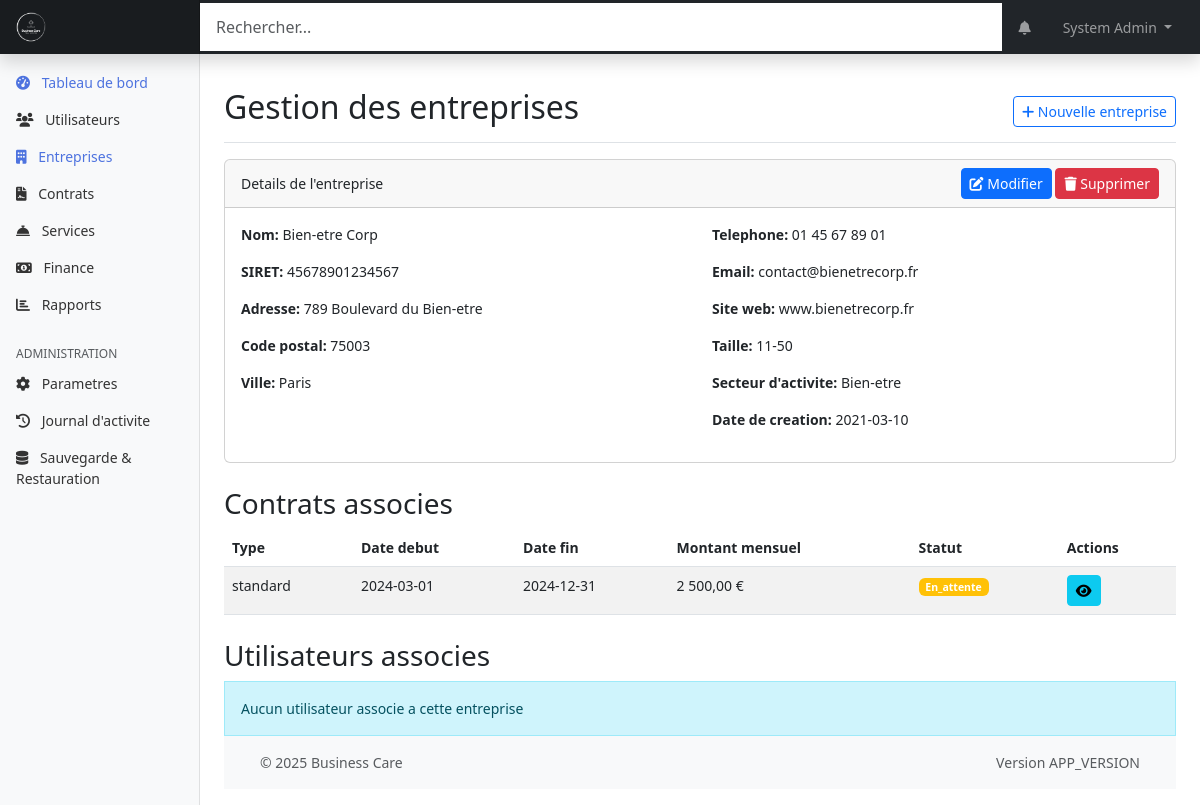
/web-admin/modules/companies/index.php?action=view&id=3 (signed in), run on the app's committed database.
### tables this page shows
CREATE TABLE entreprises (
    id INT PRIMARY KEY AUTO_INCREMENT,
    nom VARCHAR(255) NOT NULL,
    siret VARCHAR(14) UNIQUE,
    adresse TEXT,
    code_postal VARCHAR(10),
    ville VARCHAR(100),
    telephone VARCHAR(20),
    email VARCHAR(255),
    site_web VARCHAR(255),
    logo_url VARCHAR(255),
    taille_entreprise ENUM('1-10', '11-50', '51-200', '201-500', '500+'),
    secteur_activite VARCHAR(100),
    date_creation DATE,
    created_at TIMESTAMP DEFAULT CURRENT_TIMESTAMP,
    updated_at TIMESTAMP DEFAULT CURRENT_TIMESTAMP ON UPDATE CURRENT_TIMESTAMP,
    INDEX idx_siret (siret),
    INDEX idx_ville (ville)
);

CREATE TABLE contrats (
    id INT PRIMARY KEY AUTO_INCREMENT,
    entreprise_id INT NOT NULL,
    date_debut DATE NOT NULL,
    date_fin DATE,
    montant_mensuel DECIMAL(10,2),
    nombre_salaries INT,
    type_contrat ENUM('standard', 'premium', 'entreprise') NOT NULL,
    statut ENUM('actif', 'expire', 'resilie', 'en_attente') DEFAULT 'actif',
    conditions_particulieres TEXT,
    created_at TIMESTAMP DEFAULT CURRENT_TIMESTAMP,
    updated_at TIMESTAMP DEFAULT CURRENT_TIMESTAMP ON UPDATE CURRENT_TIMESTAMP,
    FOREIGN KEY (entreprise_id) REFERENCES entreprises(id),
    INDEX idx_dates (date_debut, date_fin),
    INDEX idx_statut (statut)
);

### web-admin/modules/companies/index.php (the view, shortened to what the rows shown need)
<?php
require_once '../../includes/page_functions/modules/companies.php';
$action = isset($_GET['action']) ? $_GET['action'] : '';
$id = isset($_GET['id']) ? (int)$_GET['id'] : 0;
$company = null;
if (($action === 'edit' || $action === 'view') && $id > 0) {
    $company = companiesGetDetails($id);
}
include_once '../../templates/header.php';
?>
<div class="container-fluid">
    <div class="row">
        <main class="col-md-9 ms-sm-auto col-lg-10 px-md-4">
            <div class="d-flex justify-content-between flex-wrap flex-md-nowrap align-items-center pt-3 pb-2 mb-3 border-bottom">
                <h1 class="h2">Gestion des entreprises</h1>
            </div>
            <?php if ($action === 'add' || $action === 'edit'): ?>
                <div class="card">
                    <div class="card-header">
                        <?php echo $action === 'add' ? 'Ajouter une nouvelle entreprise' : 'Modifier l\'entreprise'; ?>
                    </div>
                    <div class="card-body">
                        <form method="post">
                            <div class="row mb-3">
                                <div class="col-md-6">
                                    <label for="nom" class="form-label">Nom de l'entreprise*</label>
                                    <input type="text" class="form-control" id="nom" name="nom" value="<?php echo isset($company['nom']) ? htmlspecialchars($company['nom']) : ''; ?>" required>
                                </div>
                                <div class="col-md-6">
                                    <label for="siret" class="form-label">SIRET</label>
                                    <input type="text" class="form-control" id="siret" name="siret" value="<?php echo isset($company['siret']) ? htmlspecialchars($company['siret']) : ''; ?>">
                                </div>
                            </div>
                            <div class="row mb-3">
                                <div class="col-md-12">
                                    <label for="adresse" class="form-label">Adresse</label>
                                    <textarea class="form-control" id="adresse" name="adresse" rows="2"><?php echo isset($company['adresse']) ? htmlspecialchars($company['adresse']) : ''; ?></textarea>
                                </div>
                            </div>
                            <div class="row mb-3">
                                <div class="col-md-4">
                                    <label for="code_postal" class="form-label">Code postal</label>
                                    <input type="text" class="form-control" id="code_postal" name="code_postal" value="<?php echo isset($company['code_postal']) ? htmlspecialchars($company['code_postal']) : ''; ?>">
                                </div>
                                <div class="col-md-8">
                                    <label for="ville" class="form-label">Ville</label>
                                    <input type="text" class="form-control" id="ville" name="ville" value="<?php echo isset($company['ville']) ? htmlspecialchars($company['ville']) : ''; ?>">
                                </div>
                            </div>
                            <div class="row mb-3">
                                <div class="col-md-6">
                                    <label for="telephone" class="form-label">Telephone</label>
                                    <input type="tel" class="form-control" id="telephone" name="telephone" value="<?php echo isset($company['telephone']) ? htmlspecialchars($company['telephone']) : ''; ?>">
                                </div>
                                <div class="col-md-6">
                                    <label for="email" class="form-label">Email</label>
                                    <input type="email" class="form-control" id="email" name="email" value="<?php echo isset($company['email']) ? htmlspecialchars($company['email']) : ''; ?>">
                                </div>
                            </div>
                            <div class="row mb-3">
                                <div class="col-md-6">
                                    <label for="site_web" class="form-label">Site web</label>
                                    <input type="url" class="form-control" id="site_web" name="site_web" value="<?php echo isset($company['site_web']) ? htmlspecialchars($company['site_web']) : ''; ?>">
                                </div>
                                <div class="col-md-6">
                                    <label for="date_creation" class="form-label">Date de creation</label>
                                    <input type="date" class="form-control" id="date_creation" name="date_creation" value="<?php echo isset($company['date_creation']) ? htmlspecialchars($company['date_creation']) : ''; ?>">
                                </div>
                            </div>
                            <div class="row mb-3">
                                <div class="col-md-6">
                                    <label for="taille_entreprise" class="form-label">Taille de l'entreprise</label>
                                    <select class="form-select" id="taille_entreprise" name="taille_entreprise">
                                        <option value="">Selectionnez...</option>
                                        <?php
                                        $sizes = ['1-10', '11-50', '51-200', '201-500', '500+'];
                                        foreach ($sizes as $size) {
                                            $selected = (isset($company['taille_entreprise']) && $company['taille_entreprise'] === $size) ? 'selected' : '';
                                            echo "<option value=\"$size\" $selected>$size</option>";
                                        }
                                        ?>
                                    </select>
                                </div>
                                <div class="col-md-6">
                                    <label for="secteur_activite" class="form-label">Secteur d'activite</label>
                                    <input type="text" class="form-control" id="secteur_activite" name="secteur_activite" value="<?php echo isset($company['secteur_activite']) ? htmlspecialchars($company['secteur_activite']) : ''; ?>">
                                </div>
                            </div>
                            <div class="row">
                                <div class="col-12">
                                    <button type="submit" class="btn btn-primary">Enregistrer</button>
                                    <a href="<?php echo WEBADMIN_URL; ?>/modules/companies/" class="btn btn-secondary">Annuler</a>
                                </div>
                            </div>
                        </form>
                    </div>
                </div>
            <?php elseif ($action === 'view' && $company): ?>
                <div class="card">
                    <div class="card-header d-flex justify-content-between align-items-center">
                        <span>Details de l'entreprise</span>
                        <div>
                            <a href="?action=edit&id=<?php echo $company['id']; ?>" class="btn btn-sm btn-primary">
                                <i class="fas fa-edit"></i> Modifier
                            </a>
                            <a href="?action=delete&id=<?php echo $company['id']; ?>" class="btn btn-sm btn-danger" onclick="return confirm('Êtes-vous sûr de vouloir supprimer cette entreprise ?')">
                                <i class="fas fa-trash"></i> Supprimer
                            </a>
                        </div>
                    </div>
                    <div class="card-body">
                        <div class="row">
                            <div class="col-md-6">
                                <p><strong>Nom:</strong> <?php echo htmlspecialchars($company['nom']); ?></p>
                                <p><strong>SIRET:</strong> <?php echo htmlspecialchars($company['siret'] ?: 'Non renseigne'); ?></p>
                                <p><strong>Adresse:</strong> <?php echo htmlspecialchars($company['adresse'] ?: 'Non renseignee'); ?></p>
                                <p><strong>Code postal:</strong> <?php echo htmlspecialchars($company['code_postal'] ?: 'Non renseigne'); ?></p>
                                <p><strong>Ville:</strong> <?php echo htmlspecialchars($company['ville'] ?: 'Non renseignee'); ?></p>
                            </div>
                            <div class="col-md-6">
                                <p><strong>Telephone:</strong> <?php echo htmlspecialchars($company['telephone'] ?: 'Non renseigne'); ?></p>
                                <p><strong>Email:</strong> <?php echo htmlspecialchars($company['email'] ?: 'Non renseigne'); ?></p>
                                <p><strong>Site web:</strong> <?php echo htmlspecialchars($company['site_web'] ?: 'Non renseigne'); ?></p>
                                <p><strong>Taille:</strong> <?php echo htmlspecialchars($company['taille_entreprise'] ?: 'Non renseignee'); ?></p>
                                <p><strong>Secteur d'activite:</strong> <?php echo htmlspecialchars($company['secteur_activite'] ?: 'Non renseigne'); ?></p>
                                <p><strong>Date de creation:</strong> <?php echo htmlspecialchars($company['date_creation'] ?: 'Non renseignee'); ?></p>
                            </div>
                        </div>
                    </div>
                </div>
                <div class="mt-4">
                    <h3>Contrats associes</h3>
                    <?php $contracts = $company['contracts']; ?>
                    <?php if ($contracts): ?>
                        <table class="table table-striped table-hover">
                            <thead>
                                <tr>
                                    <th>Type</th>
                                    <th>Date debut</th>
                                    <th>Date fin</th>
                                    <th>Montant mensuel</th>
                                    <th>Statut</th>
                                    <th>Actions</th>
                                </tr>
                            </thead>
                            <tbody>
                                <?php foreach ($contracts as $contract): ?>
                                    <tr>
                                        <td><?php echo htmlspecialchars($contract['type_contrat']); ?></td>
                                        <td><?php echo htmlspecialchars($contract['date_debut']); ?></td>
                                        <td><?php echo htmlspecialchars($contract['date_fin'] ?: '-'); ?></td>
                                        <td><?php echo number_format($contract['montant_mensuel'], 2, ',', ' ') . ' €'; ?></td>
                                        <td><?php echo getStatusBadge($contract['statut']); ?></td>
                                        <td>
                                            <a href="<?php echo WEBADMIN_URL; ?>/modules/contracts/?action=view&id=<?php echo $contract['id']; ?>" class="btn btn-sm btn-info">
                                                <i class="fas fa-eye"></i>
                                            </a>
                                        </td>
                                    </tr>
                                <?php endforeach; ?>
                            </tbody>
                        </table>
                    <?php else: ?>
                        <div class="alert alert-info">
                            Aucun contrat associe a cette entreprise
                        </div>
                    <?php endif; ?>
                </div>
                <div class="mt-4">
                    <h3>Utilisateurs associes</h3>
                    <?php $users = $company['users']; ?>
                    <?php if ($users): ?>
                        <table class="table table-striped table-hover">
                            <thead>
                                <tr>
                                    <th>Nom</th>
                                    <th>Email</th>
                                    <th>Telephone</th>
                                    <th>Rôle</th>
                                    <th>Actions</th>
                                </tr>
                            </thead>
                            <tbody>
                                <?php foreach ($users as $user): ?>
                                    <tr>
                                        <td><?php echo htmlspecialchars($user['prenom'] . ' ' . $user['nom']); ?></td>
                                        <td><?php echo htmlspecialchars($user['email']); ?></td>
                                        <td><?php echo htmlspecialchars($user['telephone'] ?: '-'); ?></td>
                                        <td><?php echo htmlspecialchars($user['role_name']); ?></td>
                                        <td>
                                            <a href="<?php echo WEBADMIN_URL; ?>/modules/users/?action=view&id=<?php echo $user['id']; ?>" class="btn btn-sm btn-info">
                                                <i class="fas fa-eye"></i>
                                            </a>
                                        </td>
                                    </tr>
                                <?php endforeach; ?>
                            </tbody>
                        </table>
                    <?php else: ?>
                        <div class="alert alert-info">
                            Aucun utilisateur associe a cette entreprise
                        </div>
                    <?php endif; ?>
                </div>
            <?php endif; ?>
            <?php include_once '../../templates/footer.php'; ?>
        </main>
    </div>
</div>

### shared/web-admin/functions.php (shortened to what the rows shown need)
<?php
function getStatusBadge($status) {
    $badges = [
        'actif' => 'success',
        'inactif' => 'danger',
        'en_attente' => 'warning',
        'suspendu' => 'secondary',
        'expire' => 'danger',
        'resilie' => 'danger',
        'accepte' => 'success',
        'refuse' => 'danger'
    ];
    $class = isset($badges[$status]) ? $badges[$status] : 'primary';
    return '<span class="badge bg-' . $class . '">' . ucfirst($status) . '</span>';
}

### data on the page
entreprises: nom "Bien-etre Corp", siret "45678901234567", adresse "789 Boulevard du Bien-etre", code_postal "75003", ville "Paris", telephone "01 45 67 89 01", email "contact@bienetrecorp.fr", site_web "www.bienetrecorp.fr", taille_entreprise "11-50", secteur_activite "Bien-etre", date_creation "2021-03-10"
contrats: type_contrat "standard", date_debut "2024-03-01", date_fin "2024-12-31", montant_mensuel "2 500,00", statut "En_attente"

### other printed values
$_SESSION['user_name'] "System Admin"
APP_VERSION "APP_VERSION"
